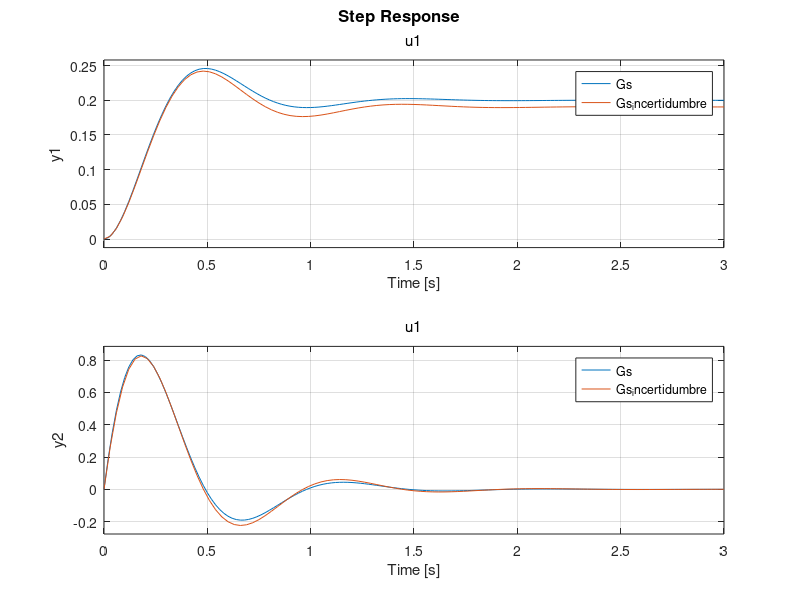

Source code (MATLAB):
%% Filtro de Kalman 
% El objetivo de esta tarea es que entiendan los efectos e implicaciones 
% del filtro de Kalman. 


% Supongamos que tenemos un sistema masa resorte amortiguador dado 
% por la siguiente representacion en variables de estado 

% PD: Vayan Leyendo este archivo y con CTRL + ENTER van corriendo las
% secciones. Las secciones se saparan con doble % => (%%) 
% De todas formas pondré CORRER al final de una linea que recomiendo correr
% con CTRL + ENTER 


clear; clc; close all;  % CORRER 
%% Parametros =========
m = 0.1; % [kg] 
c = 0.6; % [Ns/m]
k = 5; % [N/m]

A = [0 1; -k/m -c/m]; 
B = [0 1/m]'; 
C = eye(2); 
D = zeros(2, 1); 

% Construimos nuestro sistema con las matrices (state-space = ss) 
Gs = ss(A, B, C, D);  
Gs.StateName = {'posicion', 'velocidad'}; 
Gs.InputName = {'fuerza'}; 

Gs.OutputName = Gs.StateName; % Mapeo unitario de estados a salida
% CORRER 

step(Gs)

%% Revisamos su respuesta 
step(Gs); % CORRER 
%% Dinámicas no modeladas 
% Existen siempre dinámicas no modeladas que pueden afectar el sistema. 
% Por ejemplo, si el sistema que genera la fuerza (que no lo modelamos) 
% Presenta una respuesta de primer orden, se tendría que incluir en el
% modelo. Por cuestiones practicas no lo hacemos, es imposible tener un
% modelo exacto de la respuesta real. Pero observemos como cambiaría la
% respuesta

Hs = tf([1.01],[0.09, 1]); % Dinámica de primer orden no modelada 

Gs_no_modelada = tf(Gs) * Hs; 

step(Gs, Gs_no_modelada); 

%% Incertidumbre de los parámetros 
% Supongamos que conocemos los parámetros de nuestro modelo (k, m , c) con 
% un 5% de precisión. Recuerden que ningun valor se conoce con exactitud
% completa. Miremos el efecto 


m_delta = m * 1.05; % [kg] 
c_delta = c  * 0.95; % [Ns/m]
k_delta = k * 1.05; % [N/m]

A_d = [0 1; -k_delta/m_delta -c_delta/m_delta]; 
B_d = [0 1/m_delta]'; 
C_d = eye(2); 
D_d = 0; 

Gs_incertidumbre = ss(A_d, B_d, C_d, D_d); 

step(Gs, Gs_incertidumbre); % CORRER 

%% Como hacemos un Filtro de Kalman ? 
% Entendiendo que tenemos diferencias reales con el modelo teórico, 
% Surge la necesidad de aplicar un filtro de Kalman, que corrija 
% Tanto Esas diferencias de los modelos como compensar el efecto ruido 
% Un observador tradicional, mezclar observacion y calculo, pero no lo 
% cierra del todo al no tener una métrica de confianza (Cosa que si tiene 
% el filtro de Kalman), y no encuentra una ganancia de correccion optima. 
% Como si lo hace Kalman :D 


% Vamos a definir ahora las matrices de confianza y los sensores 


% Digamos que tenemos 3 sensores. 
% - 1 x Sensor de posición 
% - 1 x Sensor de Velocidad 
% - 1 x Sensor de Aceleracion. (% SIEMPRE TOCA MEDIR LA ENTRADA )

% Confianzas por caracteristicas de mis sensores 
sigma_p1 = 0.01; % Desviacion de mi sensor de posicion 1 
sigma_v1 = 0.02; % """"""""" velocidad 1

% Matrices de confianza (Covarianzas) 
Q = diag([1000000, 10000000]); 
R = diag([sigma_p1^2 , sigma_v1^2]); 

% CORRER 

%% END ====== Continuamos en Simulink 
% Matrices discretas

% x_k+1 =  x_k + v_k * delta_T  + 1/2 (a) * Ts^2
% v_k+1 =  v_k + a * delta_T

% Pero recordemos que a = (F - kx - cv)/m

% Sutitumos y encontramos las matrices 

Fs = 1000; % Hz
Ts = 1/Fs; 

F = [1 - k/(2*m)*Ts^2, Ts - c/(2*m)*Ts^2;
     -k/m*Ts,           1 - c/m*Ts];

G = [1/(2*m)*Ts^2;
     Ts/m];

H = eye(2); % z = x 

D_k = zeros(size(H, 1), 1);
